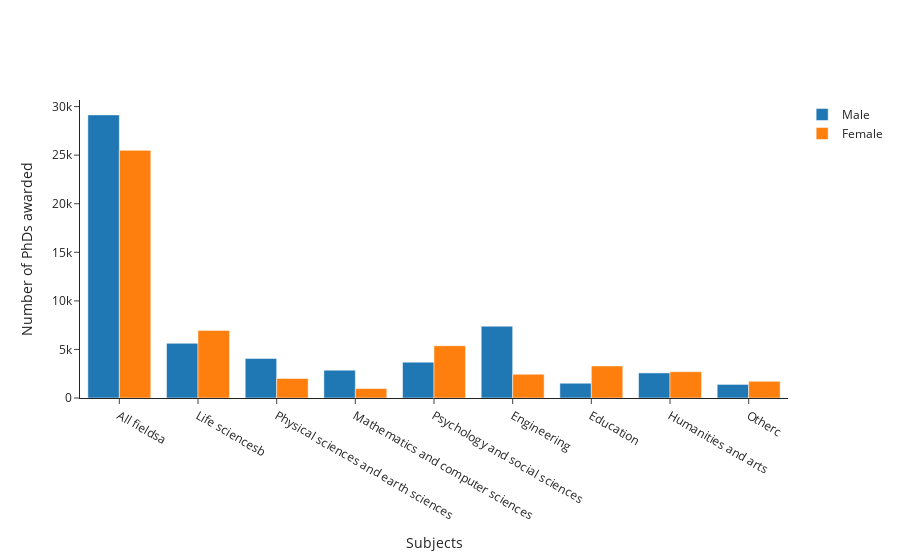

Here is the notebook cell this chart was saved with:
### Code cell
fig

### Figure 1 — Plotly figure (JSON) as saved in the notebook; plotly's stock layout.template omitted (floating-point values rounded to 4 significant figures)
{"data": [{"name": "Male", "type": "bar", "visible": false, "x": ["All fieldsa", "Life sciencesb", "Physical sciences and earth sciences", "Mathematics and computer sciences", "Psychology and social sciences", "Engineering", "Education", "Humanities and arts", "Otherc", "All fieldsa", "Life sciencesb", "Physical sciences and earth sciences", "Mathematics and computer sciences", "Psychology and social sciences", "Engineering", "Education", "Humanities and arts", "Otherc"], "y": [20934, 3747, 3177, 999, 3424, 3470, 2896, 2017, 1204]}, {"name": "Female", "type": "bar", "visible": false, "x": ["All fieldsa", "Life sciencesb", "Physical sciences and earth sciences", "Mathematics and computer sciences", "Psychology and social sciences", "Engineering", "Education", "Humanities and arts", "Otherc", "All fieldsa", "Life sciencesb", "Physical sciences and earth sciences", "Mathematics and computer sciences", "Psychology and social sciences", "Engineering", "Education", "Humanities and arts", "Otherc"], "y": [11431, 2036, 634, 190, 2639, 242, 3557, 1461, 672]}, {"name": "Male", "type": "bar", "visible": false, "x": ["All fieldsa", "Life sciencesb", "Physical sciences and earth sciences", "Mathematics and computer sciences", "Psychology and social sciences", "Engineering", "Education", "Humanities and arts", "Otherc", "All fieldsa", "Life sciencesb", "Physical sciences and earth sciences", "Mathematics and computer sciences", "Psychology and social sciences", "Engineering", "Education", "Humanities and arts", "Otherc"], "y": [24232, 4322, 3545, 1588, 3386, 4860, 2688, 2443, 1400]}, {"name": "Female", "type": "bar", "visible": false, "x": ["All fieldsa", "Life sciencesb", "Physical sciences and earth sciences", "Mathematics and computer sciences", "Psychology and social sciences", "Engineering", "Education", "Humanities and arts", "Otherc", "All fieldsa", "Life sciencesb", "Physical sciences and earth sciences", "Mathematics and computer sciences", "Psychology and social sciences", "Engineering", "Education", "Humanities and arts", "Otherc"], "y": [14435, 2819, 941, 325, 3144, 506, 3976, 1933, 791]}, {"name": "Male", "type": "bar", "visible": false, "x": ["All fieldsa", "Life sciencesb", "Physical sciences and earth sciences", "Mathematics and computer sciences", "Psychology and social sciences", "Engineering", "Education", "Humanities and arts", "Otherc", "All fieldsa", "Life sciencesb", "Physical sciences and earth sciences", "Mathematics and computer sciences", "Psychology and social sciences", "Engineering", "Education", "Humanities and arts", "Otherc"], "y": [24942, 4613, 3489, 1594, 3441, 5315, 2394, 2798, 1298]}, {"name": "Female", "type": "bar", "visible": false, "x": ["All fieldsa", "Life sciencesb", "Physical sciences and earth sciences", "Mathematics and computer sciences", "Psychology and social sciences", "Engineering", "Education", "Humanities and arts", "Otherc", "All fieldsa", "Life sciencesb", "Physical sciences and earth sciences", "Mathematics and computer sciences", "Psychology and social sciences", "Engineering", "Education", "Humanities and arts", "Otherc"], "y": [17242, 3752, 1033, 413, 3858, 750, 4123, 2450, 863]}, {"name": "Male", "type": "bar", "visible": false, "x": ["All fieldsa", "Life sciencesb", "Physical sciences and earth sciences", "Mathematics and computer sciences", "Psychology and social sciences", "Engineering", "Education", "Humanities and arts", "Otherc", "All fieldsa", "Life sciencesb", "Physical sciences and earth sciences", "Mathematics and computer sciences", "Psychology and social sciences", "Engineering", "Education", "Humanities and arts", "Otherc"], "y": [21806, 4443, 2812, 1290, 3083, 4174, 2196, 2676, 1132]}, {"name": "Female", "type": "bar", "visible": false, "x": ["All fieldsa", "Life sciencesb", "Physical sciences and earth sciences", "Mathematics and computer sciences", "Psychology and social sciences", "Engineering", "Education", "Humanities and arts", "Otherc", "All fieldsa", "Life sciencesb", "Physical sciences and earth sciences", "Mathematics and computer sciences", "Psychology and social sciences", "Engineering", "Education", "Humanities and arts", "Otherc"], "y": [18140, 4022, 1059, 433, 3829, 893, 4299, 2610, 995]}, {"name": "Male", "type": "bar", "visible": false, "x": ["All fieldsa", "Life sciencesb", "Physical sciences and earth sciences", "Mathematics and computer sciences", "Psychology and social sciences", "Engineering", "Education", "Humanities and arts", "Otherc", "All fieldsa", "Life sciencesb", "Physical sciences and earth sciences", "Mathematics and computer sciences", "Psychology and social sciences", "Engineering", "Education", "Humanities and arts", "Otherc"], "y": [26202, 5197, 3447, 2307, 3028, 6141, 2103, 2605, 1374]}, {"name": "Female", "type": "bar", "visible": false, "x": ["All fieldsa", "Life sciencesb", "Physical sciences and earth sciences", "Mathematics and computer sciences", "Psychology and social sciences", "Engineering", "Education", "Humanities and arts", "Otherc", "All fieldsa", "Life sciencesb", "Physical sciences and earth sciences", "Mathematics and computer sciences", "Psychology and social sciences", "Engineering", "Education", "Humanities and arts", "Otherc"], "y": [21904, 5497, 1508, 734, 4278, 1605, 4344, 2478, 1460]}, {"name": "Male", "type": "bar", "visible": false, "x": ["All fieldsa", "Life sciencesb", "Physical sciences and earth sciences", "Mathematics and computer sciences", "Psychology and social sciences", "Engineering", "Education", "Humanities and arts", "Otherc", "All fieldsa", "Life sciencesb", "Physical sciences and earth sciences", "Mathematics and computer sciences", "Psychology and social sciences", "Engineering", "Education", "Humanities and arts", "Otherc"], "y": [27362, 5335, 3684, 2638, 3539, 6565, 1500, 2741, 1360]}, {"name": "Female", "type": "bar", "visible": false, "x": ["All fieldsa", "Life sciencesb", "Physical sciences and earth sciences", "Mathematics and computer sciences", "Psychology and social sciences", "Engineering", "Education", "Humanities and arts", "Otherc", "All fieldsa", "Life sciencesb", "Physical sciences and earth sciences", "Mathematics and computer sciences", "Psychology and social sciences", "Engineering", "Education", "Humanities and arts", "Otherc"], "y": [23527, 6614, 1730, 855, 4955, 1887, 3299, 2818, 1369]}, {"name": "Male", "type": "bar", "visible": true, "x": ["All fieldsa", "Life sciencesb", "Physical sciences and earth sciences", "Mathematics and computer sciences", "Psychology and social sciences", "Engineering", "Education", "Humanities and arts", "Otherc", "All fieldsa", "Life sciencesb", "Physical sciences and earth sciences", "Mathematics and computer sciences", "Psychology and social sciences", "Engineering", "Education", "Humanities and arts", "Otherc"], "y": [29146, 5629, 4068, 2866, 3693, 7389, 1521, 2581, 1399]}, {"name": "Female", "type": "bar", "visible": true, "x": ["All fieldsa", "Life sciencesb", "Physical sciences and earth sciences", "Mathematics and computer sciences", "Psychology and social sciences", "Engineering", "Education", "Humanities and arts", "Otherc", "All fieldsa", "Life sciencesb", "Physical sciences and earth sciences", "Mathematics and computer sciences", "Psychology and social sciences", "Engineering", "Education", "Humanities and arts", "Otherc"], "y": [25495, 6958, 2011, 976, 5381, 2448, 3300, 2708, 1713]}], "layout": {"barmode": "group", "xaxis": {"title": {"text": "Subjects"}}, "yaxis": {"title": {"text": "Number of PhDs awarded"}}}}
